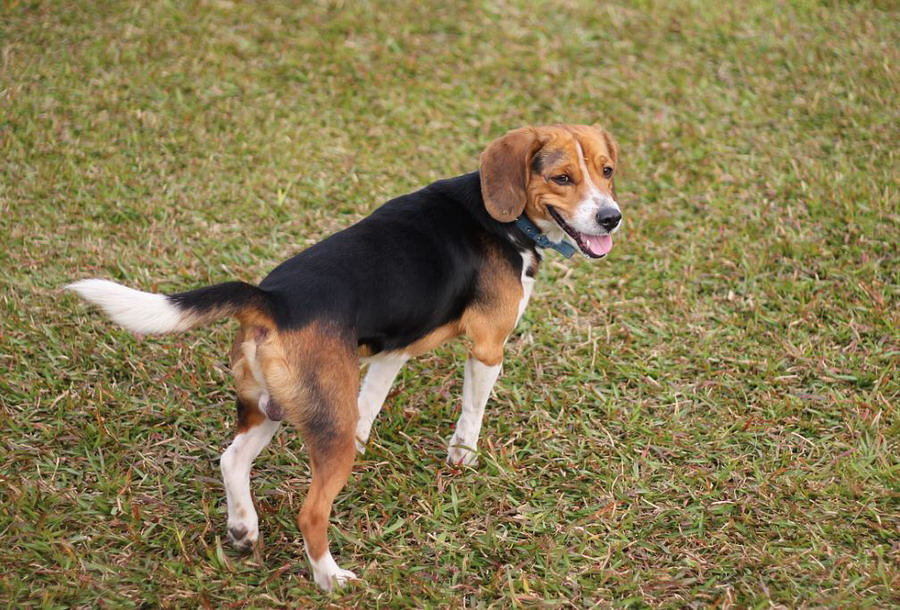
//> input picture samples/cpp/mao/1.jpg, 900 x 610 px
$ ./61_HoughLines   (built with g++ and OpenCV 4)
//> lines starting //> are read from the running program, lines starting //| are printed output that depends on the picture

#include <stdio.h>


//---------------------------------【頭文件、命名空間包含部分】----------------------------
//		描述：包含程序所使用的頭文件和命名空間
//------------------------------------------------------------------------------------------------
#include <opencv2/opencv.hpp>
#include <opencv2/imgproc/imgproc.hpp>
using namespace cv;


//-----------------------------------【main( )函數】--------------------------------------------
//		描述：控制臺應用程序的入口函數，我們的程序從這里開始
//-----------------------------------------------------------------------------------------------
int main( )
{
	//【1】載入原始圖和Mat變數定義
	Mat srcImage = imread("/home/peter/opencv-2.4.11/samples/cpp/mao/1.jpg");  //專案目錄下應該有一張名為1.jpg的素材圖
//> srcImage is the input picture: 610 rows x 900 cols, CV_8UC3; mean B, G, R 80.2, 122.2, 136.2
	Mat midImage,dstImage;//臨時變數和目標圖的定義

	//【2】進行邊緣檢測和轉化為灰度圖
	Canny(srcImage, midImage, 50, 200, 3);//進行一此canny邊緣檢測
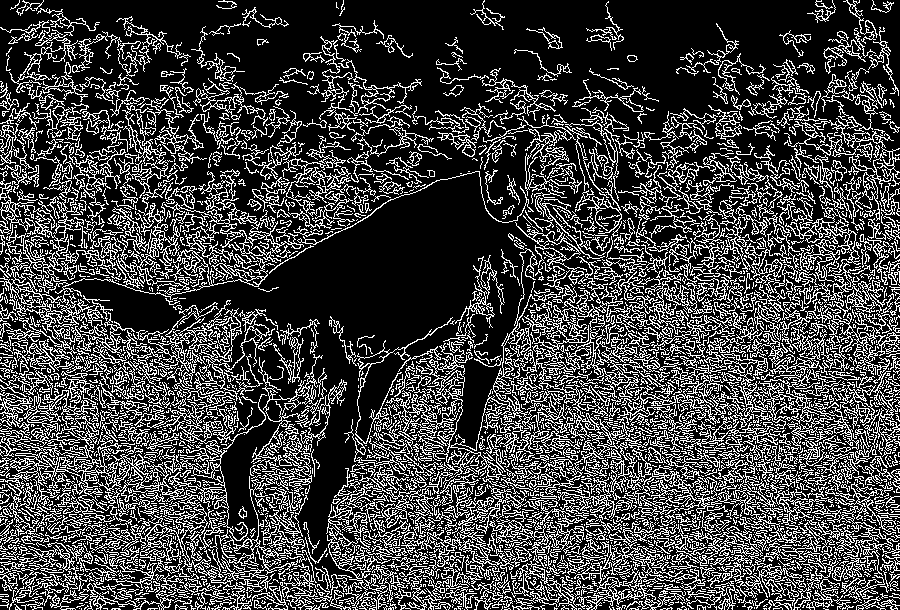
//> midImage: 610 rows x 900 cols, CV_8UC1; 26% white in thin lines or dots
	cvtColor(midImage,dstImage, CV_GRAY2BGR);//轉化邊緣檢測後的圖為灰度圖
//> dstImage: 610 rows x 900 cols, CV_8UC3; 26% white in thin lines or dots

	//【3】進行霍夫線變換
	vector<Vec2f> lines;//定義一個矢量結構lines用于存放得到的線段矢量集合
	HoughLines(midImage, lines, 1, CV_PI/180, 150, 0, 0 );
//> lines = 19109 lines (rho, theta), first 12: [687, 0.79], [285, 1.88], [562, 1.54], [559, 1.55], [410, 1.73], [694, 0.79], [682, 0.79], [684, 0.79], [651, 0.79], [655, 0.79], [589, 1.36], [270, 1.92]

	//【4】依次在圖中繪製出每條線段
	for( size_t i = 0; i < lines.size(); i++ )
	{
		float rho = lines[i][0], theta = lines[i][1];
		Point pt1, pt2;
		double a = cos(theta), b = sin(theta);
		double x0 = a*rho, y0 = b*rho;
		pt1.x = cvRound(x0 + 1000*(-b));
		pt1.y = cvRound(y0 + 1000*(a));
		pt2.x = cvRound(x0 - 1000*(-b));
		pt2.y = cvRound(y0 - 1000*(a));
		line( dstImage, pt1, pt2, Scalar(55,100,195), 1, CV_AA);
	}
//> this loop made 19109 passes
//> (rho, theta, a, b, x0, y0) on passes 1 to 3: (687, 0.785, 0.707, 0.707, 485.8, 485.8), (285, 1.88, -0.309, 0.951, -88.07, 271.1), (562, 1.54, 0.0349, 0.999, 19.61, 561.7)
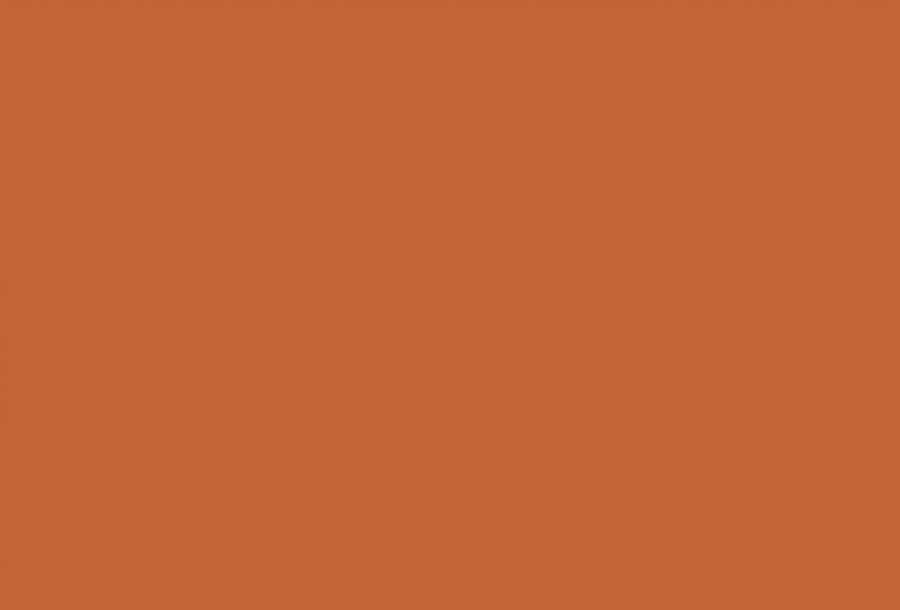
//> dstImage: 610 rows x 900 cols, CV_8UC3; mean B, G, R 55, 100, 195

	//【5】顯示原始圖
	imshow("【原始圖】", srcImage);
	moveWindow("【原始圖】", 100,100);

	//【6】邊緣檢測後的圖
	imshow("【邊緣檢測後的圖】", midImage);
	moveWindow("【邊緣檢測後的圖】", 1000,100);

	//【7】顯示效果圖
	imshow("【效果圖】", dstImage);
	moveWindow("【效果圖】", 100,1000);

	waitKey(0);

	return 0;
}

$ run again, with samples/cpp/mao/2.jpg copied over samples/cpp/mao/1.jpg
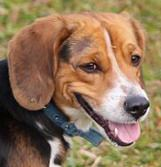
//> input picture samples/cpp/mao/2.jpg, 161 x 167 px
//> srcImage is the input picture: 167 rows x 161 cols, CV_8UC3; mean B, G, R 88.8, 116.6, 143.9
//> `Canny(srcImage, midImage, 50, 200, 3);`:
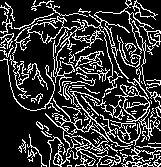
//> midImage: 167 rows x 161 cols, CV_8UC1; 21.3% white in thin lines or dots
//> dstImage: 167 rows x 161 cols, CV_8UC3; 21.3% white in thin lines or dots
//> lines = empty
